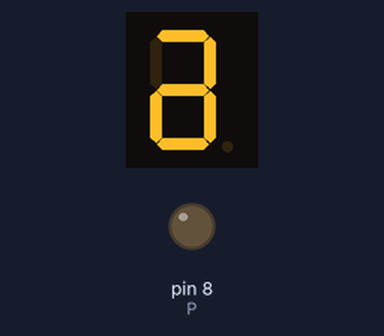
A sketch run on a simulated Arduino Uno, built with avr-gcc and run on an emulated ATmega328P. Shown: 1-digit seven-segment display, output pins drawn as LEDs (lit = HIGH). Wiring (inferred from the names in the program): 1-digit 7-segment display, segments lit when HIGH: segments pin 9, pin 2, pin 3, pin 4, pin 5, pin 6, pin 7. The segment pins are drawn as the display they are named for; pins used as bus, display or sensor lines are not drawn.

Above: at 0.1 s.
At 1.1 s:
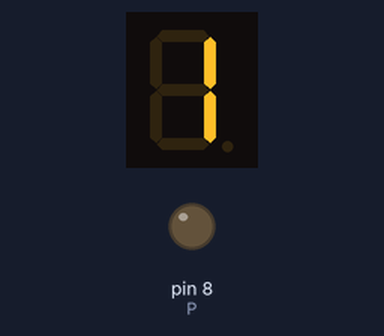
At 2.1 s:
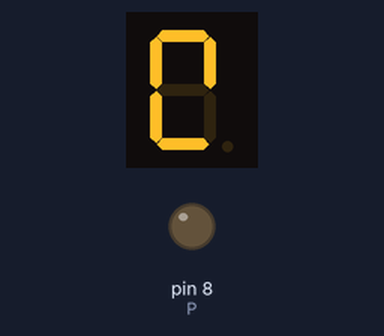
At 3.1 s:
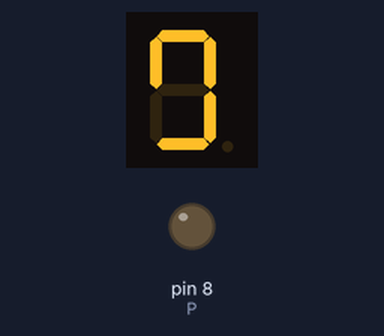
At 6.1 s:
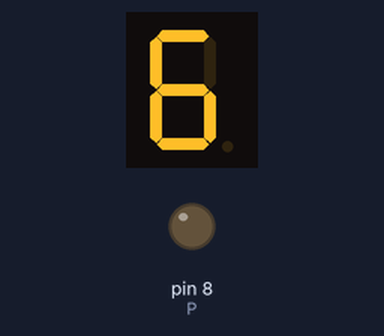
At 9.1 s:
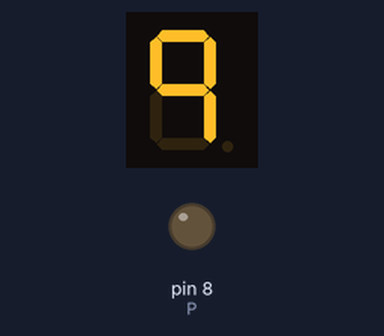

The sketch:

Cronometro.ino
```cpp
int A = 9, B = 2, C = 3, D = 4, E = 5, F = 6, G = 7, P = 8;

void setup() {
  pinMode(A, OUTPUT);
  pinMode(B, OUTPUT);
  pinMode(C, OUTPUT);
  pinMode(D, OUTPUT);
  pinMode(E, OUTPUT);
  pinMode(F, OUTPUT);
  pinMode(G, OUTPUT);
  pinMode(P, OUTPUT);

}

int apaga(){
  digitalWrite(A, LOW);
  digitalWrite(B, LOW);
  digitalWrite(C, LOW);
  digitalWrite(D, LOW);
  digitalWrite(E, LOW);
  digitalWrite(F, LOW);
  digitalWrite(G, LOW);
  digitalWrite(P, LOW);
}

int zero(){
  apaga();
  digitalWrite(A, HIGH);
  digitalWrite(B, HIGH);
  digitalWrite(C, HIGH);
  digitalWrite(D, HIGH);
  digitalWrite(E, HIGH);
  digitalWrite(G, HIGH);
}

int um(){
  apaga();
  digitalWrite(B, HIGH);
  digitalWrite(C, HIGH);
}

int dois(){
  apaga();
  digitalWrite(A, HIGH);
  digitalWrite(B, HIGH);
  digitalWrite(F, HIGH);
  digitalWrite(D, HIGH);
  digitalWrite(E, HIGH);
}

int tres(){
  apaga();
  digitalWrite(A, HIGH);
  digitalWrite(B, HIGH);
  digitalWrite(F, HIGH);
  digitalWrite(C, HIGH);
  digitalWrite(D, HIGH);
}

int quatro(){
  apaga();
  digitalWrite(B, HIGH);
  digitalWrite(G, HIGH);
  digitalWrite(F, HIGH);
  digitalWrite(C, HIGH);
}

int cinco(){
  apaga();
  digitalWrite(A, HIGH);
  digitalWrite(G, HIGH);
  digitalWrite(F, HIGH);
  digitalWrite(C, HIGH);
  digitalWrite(D, HIGH);
}

int seis(){
  apaga();
  digitalWrite(A, HIGH);
  digitalWrite(G, HIGH);
  digitalWrite(F, HIGH);
  digitalWrite(C, HIGH);
  digitalWrite(D, HIGH);
  digitalWrite(E, HIGH);
}

int sete(){
  apaga();
  digitalWrite(A, HIGH);
  digitalWrite(B, HIGH);
  digitalWrite(C, HIGH);
}

int oito(){
  apaga();
  digitalWrite(A, HIGH);
  digitalWrite(B, HIGH);
  digitalWrite(C, HIGH);
  digitalWrite(D, HIGH);
  digitalWrite(E, HIGH);
  digitalWrite(F, HIGH);
  digitalWrite(G, HIGH);
}

int nove(){
  apaga();
  digitalWrite(A, HIGH);
  digitalWrite(B, HIGH);
  digitalWrite(C, HIGH);
  digitalWrite(F, HIGH);
  digitalWrite(G, HIGH);
}

int contagem(){
  zero();
  delay(1000);
  apaga();

  um();
  delay(1000);
  apaga();

  dois();
  delay(1000);
  apaga();

  tres();
  delay(1000);
  apaga();

  quatro();
  delay(1000);
  apaga();

  cinco();
  delay(1000);
  apaga();

  seis();
  delay(1000);
  apaga();

  sete();
  delay(1000);
  apaga();

  oito();
  delay(1000);
  apaga();

  nove();
  delay(1000);
  apaga();

}

void loop(){

  contagem();

}
```

Measured:
- by itself, everything shown: repeats every 10.0 s, in 11 steps
- what the display in image 1 shows lasts 1.0 s, from 1.0 s to 2.0 s
